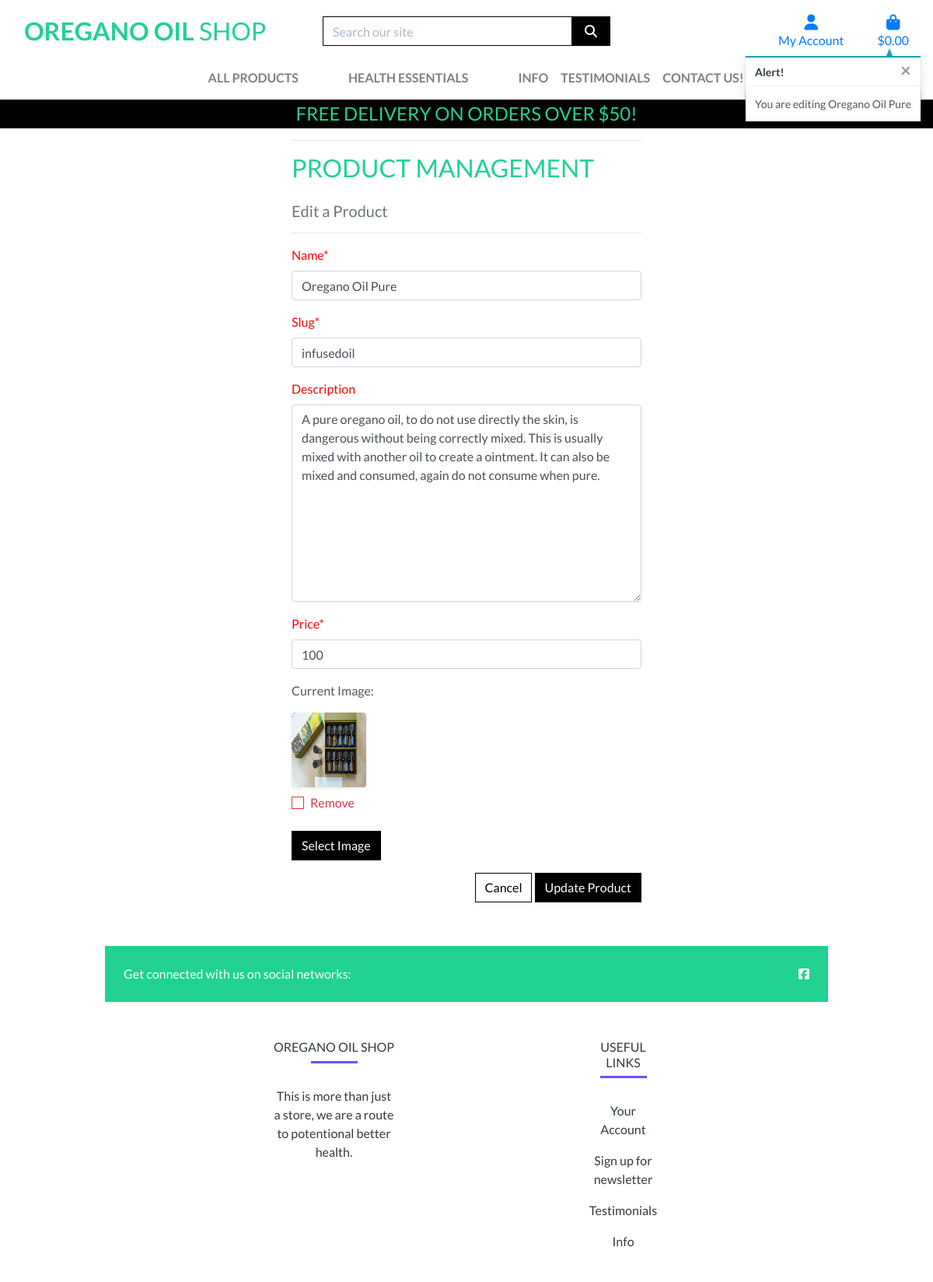
Page /products/edit/2/ (signed in) on the committed database.
### products/models.py (models this page shows, shortened)
class Product(models.Model):
    name = models.CharField(max_length=255)
    slug = models.SlugField()
    description = models.TextField(blank=True, null=True)
    price = models.IntegerField()
    created_at = models.DateTimeField(auto_now_add=True)
    image = models.ImageField(upload_to='', default='media/images/default.jpg')
    class Meta:
        ordering = ('-created_at',)

### products/views.py (the view)
# urls.py: path('edit/<int:product_id>/', views.edit_product, name='edit_product'),
@login_required
def edit_product(request, product_id):
    product = get_object_or_404(Product, pk=product_id)
    if request.method == 'POST':
        form = ProductForm(request.POST, request.FILES, instance=product)
        if form.is_valid():
            form.save()
            messages.success(request, 'Successfully updated product!')
            return redirect(reverse('product_detail', args=[product.id]))
        else:
            messages.error(request, 'Failed to update product. Please ensure the form is valid.')
    else:
        form = ProductForm(instance=product)
        messages.info(request, f'You are editing {product.name}')
    template = 'products/edit_product.html'
    context = {
        'form': form,
        'product': product,
    }
    return render(request, template, context)

### products/forms.py
class ProductForm(forms.ModelForm):
    class Meta:
        model = Product
        fields = '__all__'
    image = forms.ImageField(label='Image', required=False, widget=CustomClearableFileInput)

### bag/contexts.py (called while the page is built, shortened)
def bag_contents(request):
    bag_items = []
    total = 0
    product_count = 0
    bag = request.session.get('bag', {})
    if total < settings.FREE_DELIVERY_THRESHOLD:
        delivery = total * Decimal(settings.STANDARD_DELIVERY_PERCENTAGE / 100)
        free_delivery_delta = settings.FREE_DELIVERY_THRESHOLD - total
    else:
        delivery = 0
        free_delivery_delta = 0
    grand_total = delivery + total
    context = {
        'bag_items': bag_items,
        'total': total,
        'product_count': product_count,
        'delivery': delivery,
        'free_delivery_delta': free_delivery_delta,
        'free_delivery_threshold': settings.FREE_DELIVERY_THRESHOLD,
        'grand_total': grand_total,
    }
    return context

### products/templates/products/edit_product.html (shortened to what this page needs)
{% extends "base.html" %}
{% load static %}
{% block page_header %}
    <div class="container header-container">
    </div>
{% endblock %}
{% block content %}
    <div class="container">
        <div class="row justify-content-center ">
            <div class="col-12 col-md-6">
                <hr>
                <h2 class="logo-font mb-4">Product Management</h2>
                <h5 class="text-muted">Edit a Product</h5>
                <hr>
            </div>
        </div>
        <div class="row justify-content-center">
            <div class="col-12 col-md-6">
                <form method="POST" action="{% url 'edit_product' product.id %}" class="form mb-2" enctype="multipart/form-data">
                    {% for field in form %}
                        {% if field.name != 'image' %}
                            {{ field | as_crispy_field }}
                        {% else %}
                            {{ field }}
                        {% endif %}
                    {% endfor %}
                    <div class="text-right">
                        <a class="btn btn-outline-black rounded-0" href="{% url 'products' %}">Cancel</a>
                        <button class="btn btn-black rounded-0" type="submit">Update Product</button>
                    </div>
                </form>
            </div>
        </div>
    </div>
{% endblock %}

### static/css/base.css (style rules this page uses)
html { height: 100%; }
body { background: url('/media/images/oregano-4338622_1280.jpg') no-repeat center center fixed; background-size: cover; height: calc(100vh - 164px); color: #555; font-family: 'Lato'; }
label { color:red }
.logo-font { text-transform: uppercase; color: #21D192; }
.btn-black { background: black; color: white; }
.btn-outline-black { background: white; color: black !important; border: 1px solid black; }
@media (min-width: 1200px) { .container { max-width: 80%; } }
@media (min-width: 992px) { .header-container { padding-top: 164px; } }

### rows in the picture
Product: name "Oregano Oil Pure" "infusedoil" "A pure oregano oil, to do not use directly the skin, is dangerous without being correctly mixed. This is usually mixed with another oil to create a ointment. It can also be mixed and consumed, again do not consume when pure." "100"

### other values in the picture
{{ free_delivery_threshold }} "50"
{{ message }} "You are editing Oregano Oil Pure"
{{ widget.initial_text }} "Current Image"
{{ widget.clear_checkbox_label }} "Remove"
